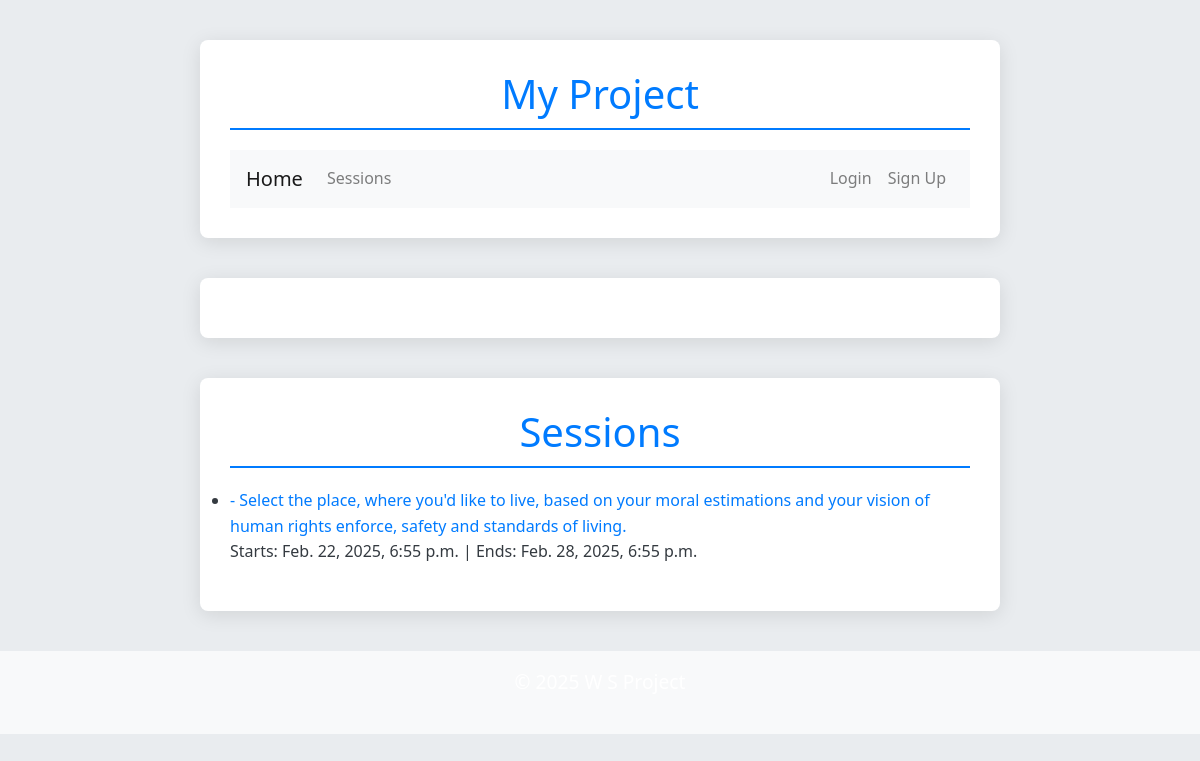
/voting_sessions/, run on an earlier commit of the app's database.
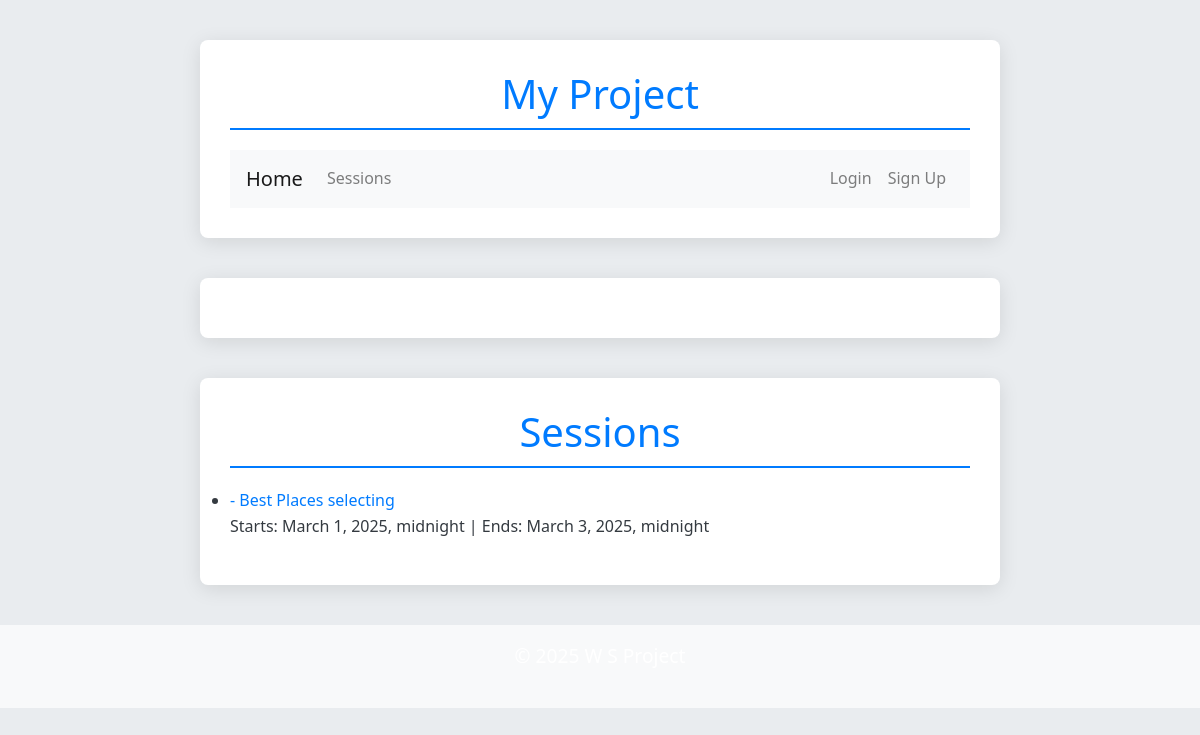
And on a later commit of the database.
### voting_sessions/models.py (models this page shows, shortened)
class Session(models.Model):
    title = models.CharField(max_length=200, null=True, blank=True)  # Single title for the session (choices + voting)
    session_start_time = models.DateTimeField(null=True, blank=True)  # When the session starts (choices phase)
    session_end_time = models.DateTimeField(default=calculate_default_end_time, null=True, blank=True)
    choice_duration = models.DurationField(null=True, blank=True, default=timedelta(hours=1))  # Duration of the choices phase
    voting_duration = models.DurationField(null=True, blank=True, default=timedelta(hours=1))  # Duration of the voting phase
    description = models.TextField(default="Default description", null=True, blank=True)  # Session description
    email_sent = models.BooleanField(default=False)
    creator_email = models.EmailField(max_length=255, blank=True, null=True, default="postvezha@gmail.com")
    invitation_endpoint = models.URLField(max_length=500, blank=True, null=True, default="https://example.comm")

### voting_sessions/views.py (the view)
# urls.py: path('', views.session_list, name='session_list'),
def session_list(request):
    sessions = Session.objects.all()
    return render(request, "session_list.html", {"sessions": sessions})

### voting_sessions/templates/voting_sessions/session_list.html
{% extends "base.html" %}
{% block content %}
<h1>Sessions</h1>
<ul>
    {% for session in sessions %}
        <li>
            <a href="{% url 'voting_sessions:session_detail' session.id %}">
                {{ session.name }} - {{ session.description }}
            </a>
            <br>
            Starts: {{ session.session_start_time }} | Ends: {{ session.session_end_time }}
        </li>
    {% endfor %}
</ul>
{% endblock %}

What changed in the data, as far as the page shows it:
changed Session: description "Select the place, where you'd like to live, based on your moral estimations and your vision of human rights enforce, safety and standards of living." → "Best Places selecting"; session_start_time "Feb. 22, 2025, 6:55 p.m." → "March 1, 2025, midnight"; session_end_time "Feb. 28, 2025, 6:55 p.m." → "March 3, 2025, midnight"
